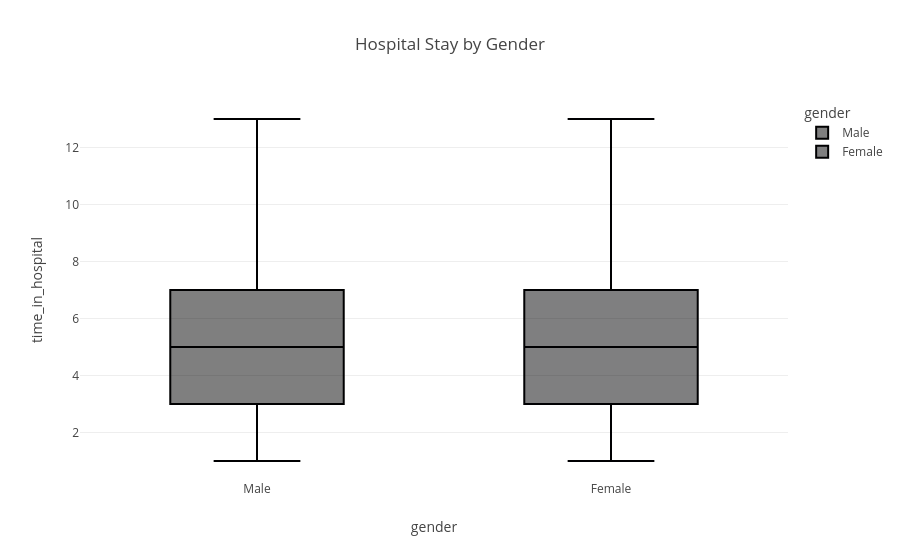

The code cell stored with this chart in its notebook:
### Code cell
fig = px.box(df,
             x="gender",
             y="time_in_hospital",
             color="gender",
             title="Hospital Stay by Gender")

fig.show()

### Figure 1 — Plotly figure (JSON) as saved in the notebook; plotly's stock layout.template omitted (floating-point values rounded to 4 significant figures; data arrays with more than 128 entries replaced by an {"elided": "..."} marker saying what was removed)
{"data": [{"alignmentgroup": "True", "hovertemplate": "gender=%{x}<br>time_in_hospital=%{y}<extra></extra>", "legendgroup": "Male", "marker": {"color": "#000001"}, "name": "Male", "notched": false, "offsetgroup": "Male", "orientation": "v", "showlegend": true, "type": "box", "x": ["Male", "Male", "Male", "Male", "Male", "Male", "Male", "Male", "Male", "Male", "Male", "Male", "Male", "Male", "Male", "Male", "Male", "Male", "Male", "Male", "Male", "Male", "Male", "Male", "Male", "Male", "Male", "Male", "Male", "Male", "Male", "Male", "Male", "Male", "Male", "Male", "Male", "Male", "Male", "Male", "Male", "Male", "Male", "Male", "Male", "Male", "Male", "Male", "Male", "Male", "Male", "Male", "Male", "Male", "Male", "Male", "Male", "Male", "Male", "Male", "Male", "Male", "Male", "Male", "Male", "Male", "Male", "Male", "Male", "Male", "Male", "Male", "Male", "Male", "Male", "Male", "Male", "Male", "Male", "Male", "Male", "Male", "Male", "Male", "Male", "Male", "Male", "Male", "Male", "Male", "Male", "Male", "Male", "Male", "Male", "Male", "Male", "Male", "Male", "Male", "Male", "Male", "Male", "Male", "Male", "Male", "Male", "Male", "Male", "Male", "Male", "Male", "Male", "Male", "Male", "Male", "Male", "Male", "Male", "Male", "Male", "Male", "Male", "Male", "Male"], "x0": " ", "xaxis": "x", "y": [5, 11, 7, 4, 13, 4, 9, 4, 9, 5, 10, 6, 4, 6, 4, 13, 2, 6, 5, 2, 5, 6, 4, 2, 1, 5, 4, 4, 3, 7, 9, 6, 5, 5, 11, 5, 7, 11, 3, 4, 12, 3, 9, 5, 4, 6, 3, 3, 8, 6, 5, 3, 9, 8, 3, 6, 7, 4, 3, 4, 1, 3, 8, 4, 11, 10, 4, 6, 4, 2, 10, 10, 5, 6, 6, 3, 10, 12, 1, 3, 4, 2, 2, 4, 2, 9, 4, 4, 6, 5, 4, 4, 3, 4, 4, 5, 8, 2, 9, 1, 4, 3, 5, 8, 5, 3, 9, 6, 2, 4, 5, 8, 4, 5, 7, 1, 3, 4, 1, 2, 3, 2, 6, 7, 2], "y0": " ", "yaxis": "y"}, {"alignmentgroup": "True", "hovertemplate": "gender=%{x}<br>time_in_hospital=%{y}<extra></extra>", "legendgroup": "Female", "marker": {"color": "#000002"}, "name": "Female", "notched": false, "offsetgroup": "Female", "orientation": "v", "showlegend": true, "type": "box", "x": {"elided": "173 str values"}, "x0": " ", "xaxis": "x", "y": {"elided": "173 int values"}, "y0": " ", "yaxis": "y"}], "layout": {"boxmode": "overlay", "legend": {"title": {"text": "gender"}, "tracegroupgap": 0}, "title": {"text": "Hospital Stay by Gender"}, "xaxis": {"anchor": "y", "categoryarray": ["Male", "Female"], "categoryorder": "array", "domain": [0, 1], "title": {"text": "gender"}}, "yaxis": {"anchor": "x", "domain": [0, 1], "title": {"text": "time_in_hospital"}}}}
